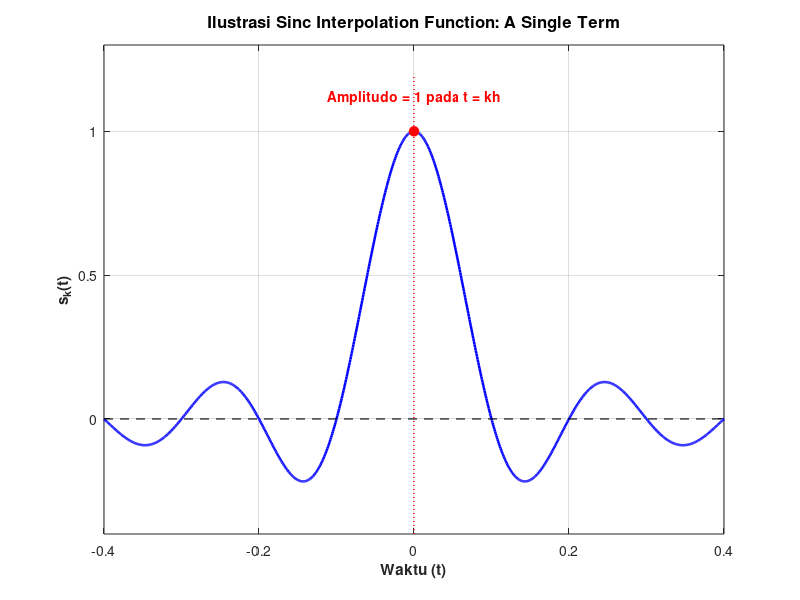

MATLAB code to generate this figure:
clear; clf; clc;

% 1. Parameter Sinyal dan Sampling
f_s = 10;               % Frekuensi sampling (Hz)
omega_s = 2 * pi * f_s; % Frekuensi sudut sampling (rad/s)
kh = 0;                 % Posisi titik sampel ke-k (misal ditetapkan pada t = 0)

% 2. Rentang Waktu (t) di sekitar titik sampel
t = linspace(-0.4, 0.4, 1000);

% 3. Perhitungan Fungsi Sinc Tunggal (Single Term)
% Rumus: s_k(t) = sin(omega_s * (t - kh) / 2) / (omega_s * (t - kh) / 2)
argument = omega_s * (t - kh) / 2;

s_k = ones(size(t));    % Inisialisasi awal
non_zero_idx = (argument ~= 0);
s_k(non_zero_idx) = sin(argument(non_zero_idx)) ./ argument(non_zero_idx);

% 4. Visualisasi Grafik
fig = figure(1);
plot(t, s_k, 'b-', 'LineWidth', 1.8); hold on;

% Menandai titik puncak amplitudo = 1 pada t = kh
plot(kh, 1, 'ro', 'MarkerFaceColor', 'r', 'MarkerSize', 7);
text(kh, 1.12, 'Amplitudo = 1 pada t = kh', 'HorizontalAlignment', 'center', 'FontWeight', 'bold', 'Color', 'r');

% Garis bantu sumbu
line([t(1), t(end)], [0, 0], 'Color', 'k', 'LineStyle', '--', 'LineWidth', 0.8);
line([kh, kh], [-0.4, 1.2], 'Color', 'r', 'LineStyle', ':', 'LineWidth', 1);

% Pengaturan Tampilan Grafik
grid on;
xlabel('Waktu (t)', 'FontSize', 11, 'FontWeight', 'bold');
ylabel('s_k(t)', 'FontSize', 11, 'FontWeight', 'bold');
title('Ilustrasi Sinc Interpolation Function: A Single Term', 'FontSize', 12, 'FontWeight', 'bold');
ylim([-0.4, 1.3]);
xlim([t(1), t(end)]);
